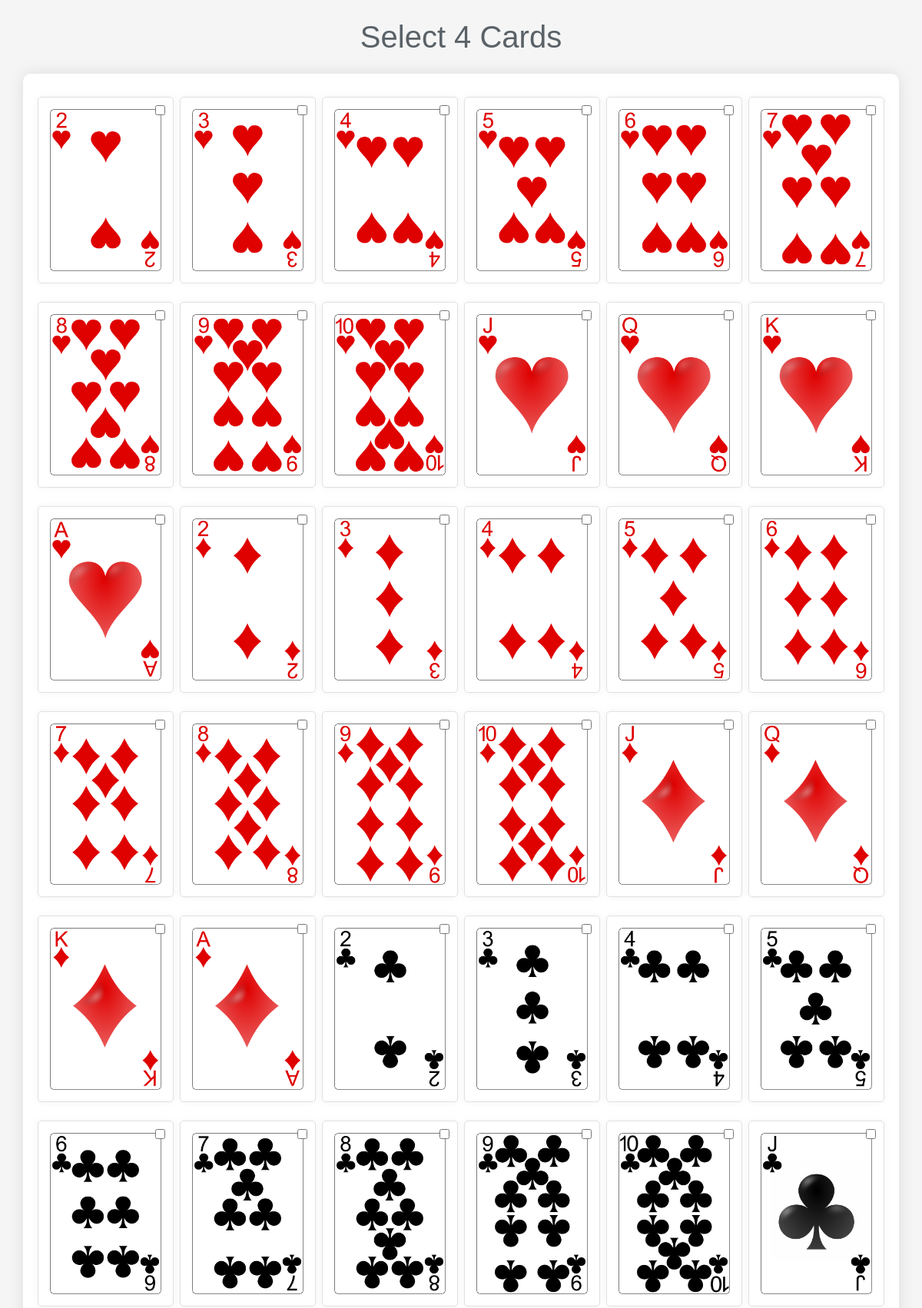
Page /game/19/ (upper part) on the committed database.
### main/models.py (models this page shows, shortened)
class Card(models.Model):
    SUITS = (
        ('hearts', 'Hearts'),
        ('diamonds', 'Diamonds'),
        ('clubs', 'Clubs'),
        ('spades', 'Spades'),
    )
    RANKS = [str(i) for i in range(2, 11)] +['jack', 'queen', 'king', 'ace']
    suit = models.CharField(max_length=10, choices=SUITS)
    rank = models.CharField(max_length=10, choices=[(r, r) for r in RANKS])
    game = models.ForeignKey(Game, null=True, on_delete=models.SET_NULL)  # Reference to the game it belongs to
    player = models.ForeignKey(Player, on_delete=models.SET_NULL, null=True, blank=True)

### main/views.py (the view, shortened to what this page needs)
# urls.py: path('game/<int:game_id>/', views.play_game, name='play_game'),
def play_game(request, game_id):
    game = get_object_or_404(Game, pk=game_id)
    cards = Card.objects.filter(game=game)
    pattern = request.session.get('pattern') or PATTERNS[game.level][random.randint(0, len(PATTERNS[game.level]) - 1)]  # Select a pattern for this level
    request.session['pattern'] = pattern  # Store the pattern in the session
    for card in cards:
        rank = str(card.rank).lower() if card.rank != 10 else card.rank
        suit = card.suit.lower()
        card.image = f'img/cards/{rank}_of_{suit}.png'
    matching_cards = []  # Initialize an empty list for matching cards
    context = {
        'game': game,
        'cards': cards,
        'matching_cards': matching_cards,
        'error_message': error_message if 'error_message' in locals() else None,
    }
    return render(request, 'main/play_game.html', context)

### main/templates/main/play_game.html (shortened to what this page needs)
{% load static %}
<!DOCTYPE html>
<html lang="en">
<head>
    <link href="https://stackpath.bootstrapcdn.com/bootstrap/4.5.0/css/bootstrap.min.css" rel="stylesheet">
    <link href="{% static 'css/style.css' %}" rel="stylesheet">
</head>
<body>
   <h1 class="mt-4">Select 4 Cards</h1>
<div class="container mt-4">
    <form method="post" id="cardSelectionForm">
        <div class="row">
            {% for card in cards %}
                <div class="col-lg-2 col-md-4 col-6 mb-4 px-1 card-col">
                    <div class="card-container">
                        <img src="{% static card.image %}" class="card-img" alt="{{ card }}">
                        <input type="checkbox" name="selected_cards" value="{{ card.id }}" class="card-checkbox"
                               {% if card in matching_cards %}checked{% endif %}>
                    </div>
                </div>
            {% endfor %}
        </div>
    </form>
</div>
</body>
</html>

### main/static/css/style.css (style rules this page uses)
body { background-color: #f4f4f4; font-family: Arial, sans-serif; }
.container { max-width: 95%; background: #fff; padding: 20px; margin: 0 auto; box-shadow: 0px 0px 10px 0px #00000033; }
h1 { color: #333; }
.card-container { position: relative; min-width: 100px; }
h1 { text-align: center; color: #5a6268; }
.card-checkbox { position: absolute; top: 10px; right: 10px; }
.card-container { border: 1px solid #e0e0e0; border-radius: 5px; padding: 15px; transition: transform 0.3s, box-shadow 0.3s; box-shadow: 0px 0px 10px rgba(0, 0, 0, 0.05); }
.card-img { max-width: 100%; border-radius: 4px; }
.card-col { margin-bottom: 20px; }
.container { background-color: #f9f9f9; padding: 40px; border-radius: 20px; box-shadow: 0px 10px 30px rgba(0, 0, 0, 0.1); }
body { font-family: 'Arial', sans-serif; background-color: #f5f5f5; }
.container { background-color: #ffffff; border-radius: 10px; box-shadow: 0px 0px 20px rgba(0, 0, 0, 0.1); padding: 30px; }

### rows in the picture
Card: shows a picture
Card: shows a picture
Card: shows a picture
Card: shows a picture
Card: shows a picture
Card: shows a picture
Card: shows a picture
Card: shows a picture
Card: shows a picture
Card: shows a picture
Card: shows a picture
Card: shows a picture
Card: shows a picture
Card: shows a picture
Card: shows a picture
Card: shows a picture
Card: shows a picture
Card: shows a picture
Card: shows a picture
Card: shows a picture
Card: shows a picture
Card: shows a picture
Card: shows a picture
Card: shows a picture
Card: shows a picture
Card: shows a picture
Card: shows a picture
Card: shows a picture
Card: shows a picture
Card: shows a picture
Card: shows a picture
Card: shows a picture
Card: shows a picture
Card: shows a picture
Card: shows a picture
Card: shows a picture
